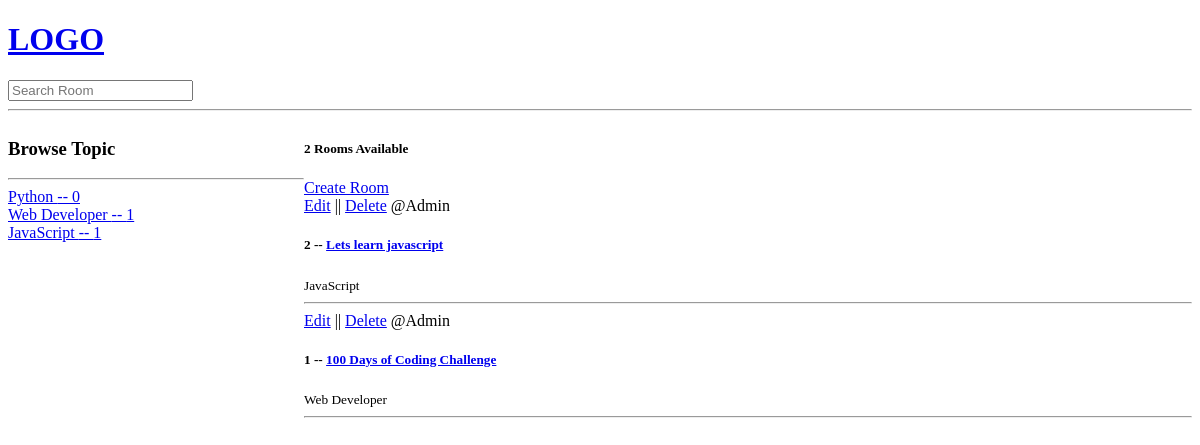
The app's page /base/, older data.
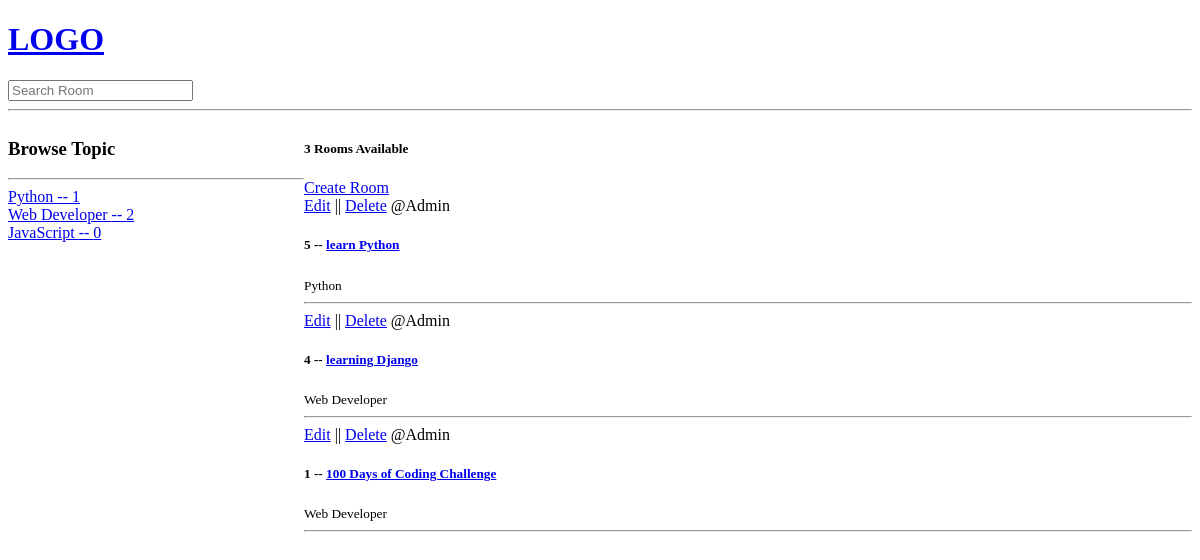
The same page, newer data.
### base/models.py (models this page shows, shortened)
class Topic(models.Model):
    name = models.CharField(max_length=200)

class Room (models.Model):
    host = models.ForeignKey(User, on_delete=models.SET_NULL, null=True)
    topic = models.ForeignKey(Topic, on_delete=models.SET_NULL, null=True, related_name='topic')
    name = models.CharField(max_length=200)
    description = models.TextField(null=True , blank=True)
    updated_on = models.DateTimeField(auto_now=True)
    created_on = models.DateTimeField(auto_now_add=True)
    class Meta:
        ordering = ['-created_on','-updated_on']

### base/views.py (the view)
# urls.py: path('',views.home,name='home'),
def home(request):
   try:
      q = request.GET.get('q')  if request.GET.get('q') != None else ""
      rooms = Room.objects.filter(Q(topic__name__icontains = q)|
                                  Q(name__icontains = q) |
                                  Q(description__icontains = q))
      room_count = rooms.count()
      topics = Topic.objects.annotate(room_count=Count('topic',filter=Q(topic__in=rooms)))
      context = {'rooms':rooms,'topics':topics,'room_count':room_count}
   except Exception as e :
      print('Error',e)
      return HttpResponse(f'something Wrong {e}')
   return render(request,'base/home.html',context)

### base/templates/base/home.html (shortened to what this page needs)
{% extends 'main.html' %}
{% block content %}
<div class="home-container">
  <div>
    <h3> Browse Topic</h3>
    <hr>
    {% for topic in topics %}
        <div>
          <a href="{% url 'home' %}?q={{topic.name}}">{{ topic.name }} -- {{topic.room_count}}</a>
        </div>
    {% endfor %}
  </div>
  <div>
      <h5>{{room_count}} Rooms Available</h5>
    <a href="{% url 'create-room' %}">Create Room</a> <br />
    <div>
        {% for room in rooms %}
            <div>
                <a href="{% url 'update-room' room.id %}">Edit</a> ||
                <a href="{% url 'delete-room' room.id %}"> Delete</a>
                <span>@{{room.host.username}} </span>
                <h5>{{room.id}} -- <a href="{% url 'index' room.id %}">{{room.name}} </a></h5>
                <small>{{room.topic.name}}</small>
                <hr>
            </div>
        {% endfor %}
    </div>
  </div>
</div>
{% endblock %}

### templates/main.html (shortened to what this page needs)
<!DOCTYPE html>
<html lang="en">
<head>
</head>
<body>
    {% include 'navbar.html' %}
    {% block content %}
    {% endblock %}
</body>
</html>

### templates/navbar.html
<a href="/">
    <h1>LOGO</h1>
</a>
<form method="GET" action="{% url 'home' %}">
    <input type="text" name="q" placeholder="Search Room" />
</form>
<hr/>

### base/templates/base/home.html (style rules this page uses)
.home-container { display: grid; grid-template-columns: 1fr 3fr; }

Row changes from the older to the newer data that the page shows:
removed Room: host.username "Admin", id "2", name "Lets learn javascript", topic.name "JavaScript"
computed for Topic "Python": room_count "0" → "1"
computed for Topic "Web Developer": room_count "1" → "2"
computed for Topic "JavaScript": room_count "1" → "0"
added Room: host.username "Admin", id "5", name "learn Python", topic.name "Python"
added Room: host.username "Admin", id "4", name "learning Django", topic.name "Web Developer"
Text that changed along with them:
{{ room_count }}: "2" → "3"
